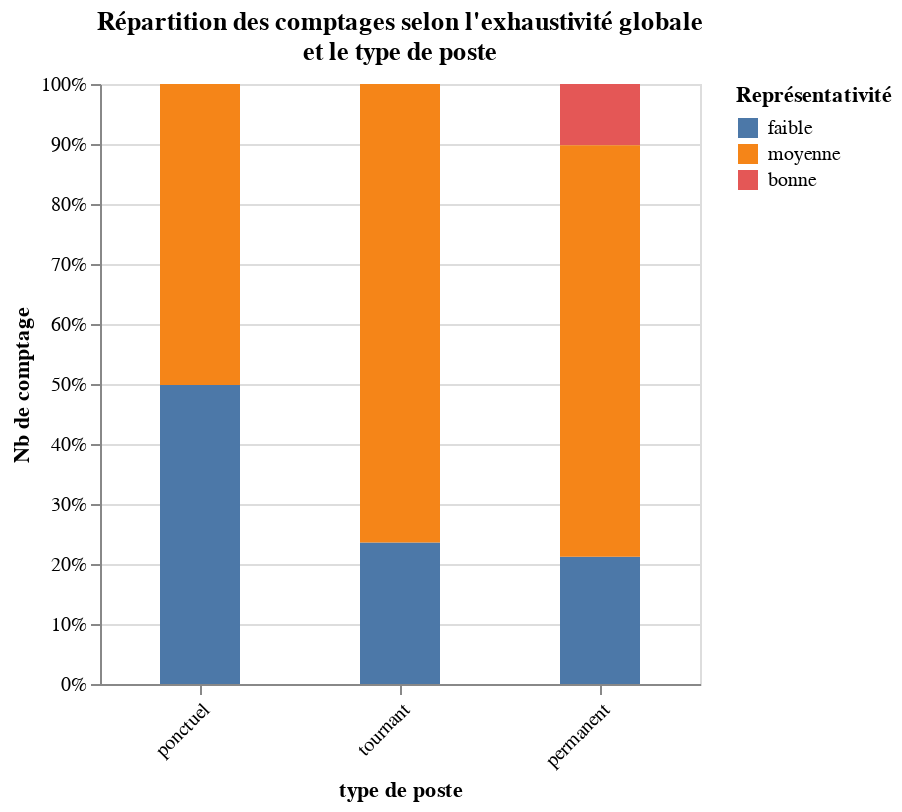

Write notebook code for a chart like this one.
### Code cell
alt.Chart(grp, title=['Répartition des comptages selon l\'exhaustivité globale','et le type de poste'], width=300).mark_bar(width=40).encode(
    x=alt.X('type_poste:N', axis=alt.Axis(title='type de poste', labelAngle=315), sort=['ponctuel', 'tournant', 'permanent']), 
    y=alt.Y('id_comptag:Q',axis=alt.Axis(title='Nb de comptage'), stack='normalize'),
    color=alt.Color('note_finale_txt:N',legend=alt.Legend(title='Représentativité'), sort=['faible', 'moyenne', 'bonne']),
    order =alt.Order('color_index:Q', sort='ascending'))

### Figure 1 — Vega-Lite specification as saved in the notebook (floating-point values rounded to 4 significant figures)
{"config": {"view": {"continuousWidth": 400, "continuousHeight": 300}}, "data": {"name": "data-a83ea1c44e662afc764f09809f9f365f"}, "mark": {"type": "bar", "width": 40}, "encoding": {"color": {"type": "nominal", "field": "note_finale_txt", "legend": {"title": "Représentativité"}, "sort": ["faible", "moyenne", "bonne"]}, "order": {"type": "quantitative", "field": "color_index", "sort": "ascending"}, "x": {"type": "nominal", "axis": {"labelAngle": 315, "title": "type de poste"}, "field": "type_poste", "sort": ["ponctuel", "tournant", "permanent"]}, "y": {"type": "quantitative", "axis": {"title": "Nb de comptage"}, "field": "id_comptag", "stack": "normalize"}}, "title": ["Répartition des comptages selon l'exhaustivité globale", "et le type de poste"], "width": 300, "$schema": "https://vega.github.io/schema/vega-lite/v4.8.1.json", "datasets": {"data-a83ea1c44e662afc764f09809f9f365f": [{"note_finale_txt": "bonne", "type_poste": "permanent", "id_comptag": 822, "color_index": 3}, {"note_finale_txt": "faible", "type_poste": "permanent", "id_comptag": 1709, "color_index": 1}, {"note_finale_txt": "faible", "type_poste": "ponctuel", "id_comptag": 3916, "color_index": 1}, {"note_finale_txt": "faible", "type_poste": "tournant", "id_comptag": 2523, "color_index": 1}, {"note_finale_txt": "moyenne", "type_poste": "permanent", "id_comptag": 5520, "color_index": 2}, {"note_finale_txt": "moyenne", "type_poste": "ponctuel", "id_comptag": 3943, "color_index": 2}, {"note_finale_txt": "moyenne", "type_poste": "tournant", "id_comptag": 8168, "color_index": 2}]}}
